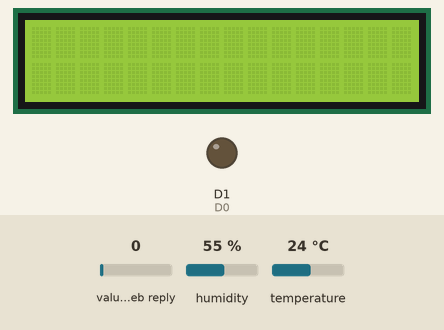
Simulated run of this sketch. Board: ESP8266 (NodeMCU). Parts: 16×2 character LCD, output pins drawn as LEDs (lit = HIGH). Inputs (shaded band) come from the test bench; at power-on: temperature 24 °C, humidity 55 %, value in the web reply 0. WiFi joins after 1.5 s; servers stay silent unless stated; web services answer with replies made up by the test bench; what the sketch prints to the serial monitor is not drawn.

Above: at 1.2 s.
1.3 s: temperature set to 28 °C
At 5.9 s:
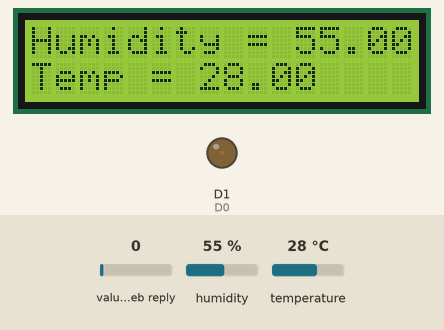
7.7 s: temperature set to 12 °C
At 9.5 s:
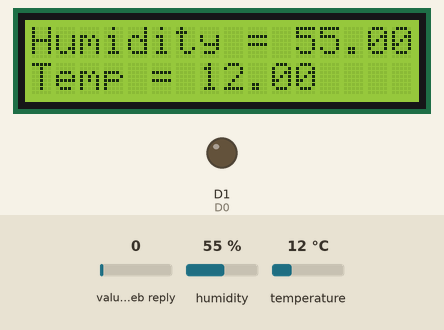
14.1 s: humidity set to 22 %
At 15.4 s:
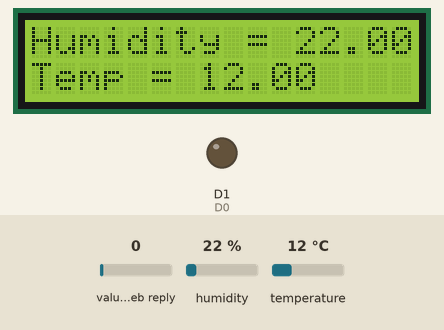
17.9 s: humidity set to 40 %
At 18.9 s:
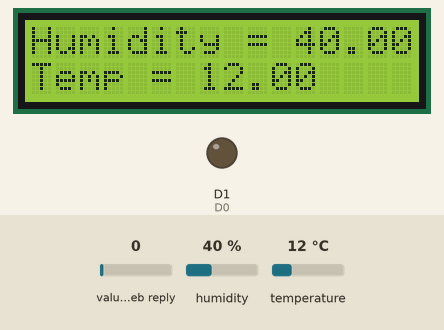
Timing chart, 0 to 20.9 s (numbered marks = the images above; inputs shaded):
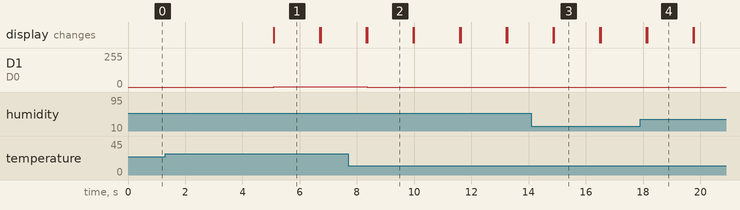

The sketch:

group_work.ino
```cpp
//IoT Cloud Access Group Assignment

#include <DFRobot_DHT11.h>
#include <LiquidCrystal.h>
DFRobot_DHT11 DHT;

#include "ThingSpeak.h"
#include <ESP8266WiFi.h>

char ssid[] = "CANALBOX-0308";   // your network SSID (name)
char pass[] = "1904358430";   // your network password
WiFiClient  client;


unsigned long myChannelId = 1706463;
const char * myWriteAPIKey = "MHNS3UPZF0UHGDNW";
const char * myReadAPIKey = "3RN9CW6HUTFX684V";

static const uint8_t D4 = 2;
static const uint8_t D5 = 14;
static const uint8_t D6 = 12;
static const uint8_t D7 = 13;
static const uint8_t D8 = 15;
static const uint8_t D3 = 0;
static const uint8_t D2 = 4;
static const uint8_t D0 = 5;

int fan = D0;
int DHT11_PIN = D2;
const int rs = D3, en = D8, d4 = D4, d5 = D5, d6 = D6, d7 = D7;

//LiquidCrystal lcd(D3, D8, D4, D5, D6, D7);
LiquidCrystal lcd(rs, en, d4, d5, d6, d7);

void setup(){

  // Initialise Serial Monitor & LCD screen
  lcd.begin(16,2);
  Serial.begin(115200);
  pinMode(fan, OUTPUT);
  WiFi.mode(WIFI_STA);
  ThingSpeak.begin(client); // Initialize ThingSpeak
}


void loop(){
  //Clear LCD screen
  lcd.clear();

  // Connect or reconnect to WiFi

  if(WiFi.status() != WL_CONNECTED){

    Serial.print("Attempting to connect to SSID: ");

    Serial.println("NunuaBundles");

    while(WiFi.status() != WL_CONNECTED){

      WiFi.begin(ssid, pass);  // Connect to WPA/WPA2 network. Change this line if using open or WEP network

      Serial.print(".");

      delay(5000);

    }

    Serial.println("\nConnected.");

  }


  // Read value from DHT pin
  DHT.read(DHT11_PIN);

  // Save values as variables
  float temp = DHT.temperature;
  float hum = DHT.humidity;


  //Top Row of LCD Screen
  lcd.setCursor(0,0);
  // Print humidity results
  lcd.print("Humidity = ");
  lcd.print(hum);

  Serial.print("Humidity = ");
  Serial.println(hum);

  // Bottom Row of LCD screen
  lcd.setCursor(0,1); //set the cursor to column 0 and line 1
  // Print temperature results
  lcd.print("Temp = ");
  lcd.print(temp);

  Serial.print("Temp = ");
  Serial.println(temp);
  // Fan_Control
  Serial.println("FAN");
  Serial.println(fan);
  Serial.println(temp);

  analogWrite(fan, LOW);


  if (temp >= 27) {
    Serial.println("FAN On");

    analogWrite(fan, HIGH);
  }
  else if (temp < 27) {
    Serial.println("FAN Off");

    analogWrite(fan, LOW);
  }


  // set the fields with the values
  ThingSpeak.setField(1, temp);
  ThingSpeak.setField(2, hum);

  // write to the ThingSpeak channel
  int x = ThingSpeak.writeFields(myChannelId, myWriteAPIKey);

  //read data that was previously added
  long dist = ThingSpeak.readLongField(myChannelId, 1, myReadAPIKey);

  if(x == 200){
    Serial.println("Channel update successful.");
  }
  else{
    Serial.println("Problem updating channel. HTTP error code " + String(x));
  }

  delay(1000);
}
```

Measured:
- the behaviour switches between 26 and 27 °C on temperature (found by bisection; images 0 and 1)
- after the input at 1.3 s, D1 (D0): 0/255 → 1/255 after 3.8 s; the display: changes after 3.8 s (image 1)
- after the input at 7.7 s, D1 (D0): 1/255 → 0/255 after 0.66 s; the display: first differs from a run without the input after 0.66 s (image 2)
- after the input at 14.1 s, the display: first differs from a run without the input after 0.79 s (image 3)
- after the input at 17.9 s, the display: first differs from a run without the input after 0.25 s (image 4)
- what the display in image 1 shows lasts 1.6 s, from 5.1 s to 6.7 s
